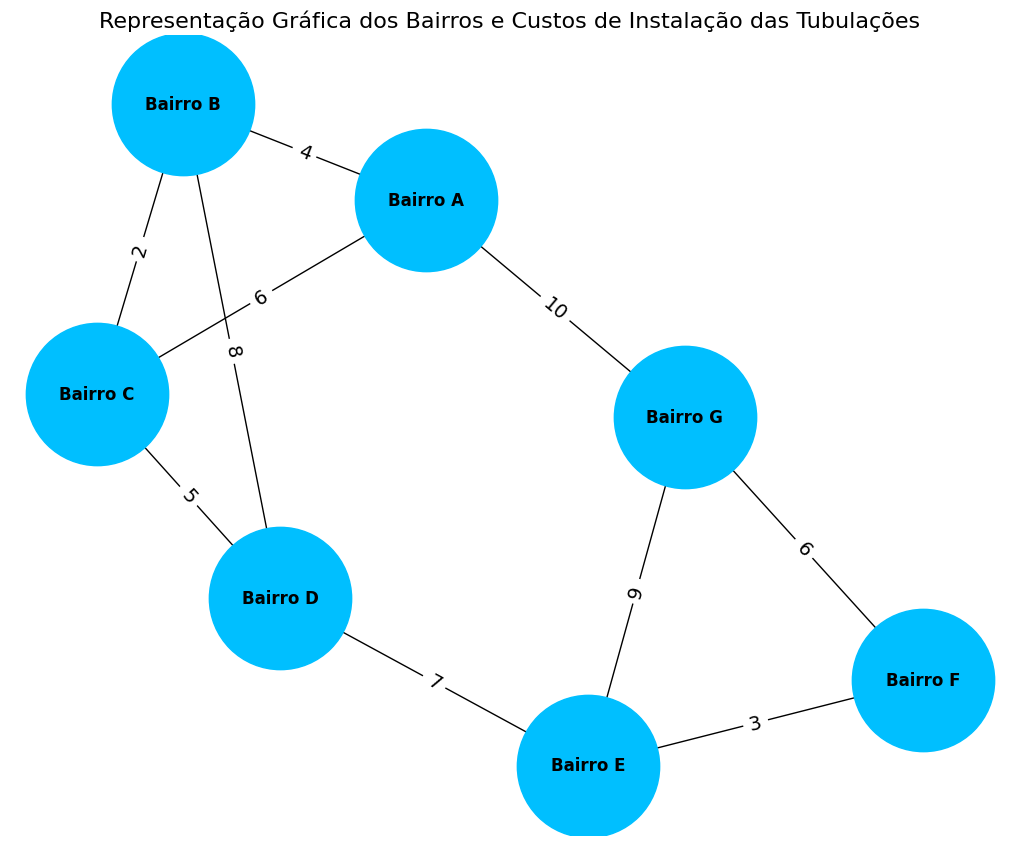

Here is the Python script that generated this plot:
import networkx as nx
import matplotlib.pyplot as plt


class GrafoAlgoritmoPrim:
    def __init__(self, bairros):
        self.bairros = bairros  # Lista de nomes dos bairros
        self.V = len(bairros)  # Número de bairros
        self.grafo = [[0] * self.V for _ in range(self.V)]  # Matriz de custos

    def adicionar_conexao(self, bairro1, bairro2, custo):
        # Adiciona uma conexão entre dois bairros com seu custo
        u = self.bairros.index(bairro1)
        v = self.bairros.index(bairro2)
        self.grafo[u][v] = custo
        self.grafo[v][u] = custo  # Grafo não direcionado

    def prim(self):
        # Executa o algoritmo de Prim para encontrar a Árvore Geradora Mínima.
        infinito = float("inf")
        selecionado = [False] * self.V
        custo_minimo = [infinito] * self.V
        origem = [-1] * self.V  # Armazena a estrutura da AGM

        # Começa pelo primeiro bairro
        custo_minimo[0] = 0

        for _ in range(self.V):
            # Escolhe o bairro de menor custo que ainda não foi incluído na AGM
            min_custo = infinito
            bairro_atual = -1
            for v in range(self.V):
                if not selecionado[v] and custo_minimo[v] < min_custo:
                    min_custo = custo_minimo[v]
                    bairro_atual = v

            selecionado[bairro_atual] = True

            # Atualiza os custos mínimos para os bairros vizinhos
            for v in range(self.V):
                if (
                    0 < self.grafo[bairro_atual][v] < custo_minimo[v]
                    and not selecionado[v]
                ):
                    custo_minimo[v] = self.grafo[bairro_atual][v]
                    origem[v] = bairro_atual

        # Exibindo o plano de instalação das tubulações
        print("Plano de Abastecimento de Água (Custo Mínimo):")
        custo_total = 0
        for i in range(1, self.V):
            bairro_origem = self.bairros[origem[i]]
            bairro_destino = self.bairros[i]
            custo = self.grafo[i][origem[i]]
            print(f"\t{bairro_origem} → {bairro_destino} (Custo: R${custo} milhões)")
            custo_total += custo
        print(f"\nCusto total do projeto: R$ {custo_total} milhões")


if __name__ == "__main__":
    bairros = [
        "Bairro A",
        "Bairro B",
        "Bairro C",
        "Bairro D",
        "Bairro E",
        "Bairro F",
        "Bairro G",
    ]

    rede_agua = GrafoAlgoritmoPrim(bairros)

    conexoes = [
        ("Bairro A", "Bairro B", 4),
        ("Bairro A", "Bairro C", 6),
        ("Bairro B", "Bairro C", 2),
        ("Bairro B", "Bairro D", 8),
        ("Bairro C", "Bairro D", 5),
        ("Bairro D", "Bairro E", 7),
        ("Bairro E", "Bairro F", 3),
        ("Bairro F", "Bairro G", 6),
        ("Bairro E", "Bairro G", 9),
        ("Bairro G", "Bairro A", 10),
    ]

    for bairro1, bairro2, custo in conexoes:
        rede_agua.adicionar_conexao(bairro1, bairro2, custo)

    rede_agua.prim()

    G = nx.Graph()
    G.add_nodes_from(bairros)
    G.add_weighted_edges_from(conexoes)
    pos = nx.spring_layout(G, seed=42)
    plt.figure(figsize=(10, 8))
    nx.draw(
        G,
        pos,
        with_labels=True,
        node_size=10500,
        node_color="DeepSkyBlue",
        font_weight="bold",
        font_size=12,
    )
    labels = nx.get_edge_attributes(G, "weight")
    nx.draw_networkx_edge_labels(G, pos, edge_labels=labels, font_size=14)

    plt.title(
        "Representação Gráfica dos Bairros e Custos de Instalação das Tubulações",
        fontsize=16,
    )
    plt.savefig("ex10.png", bbox_inches="tight")
